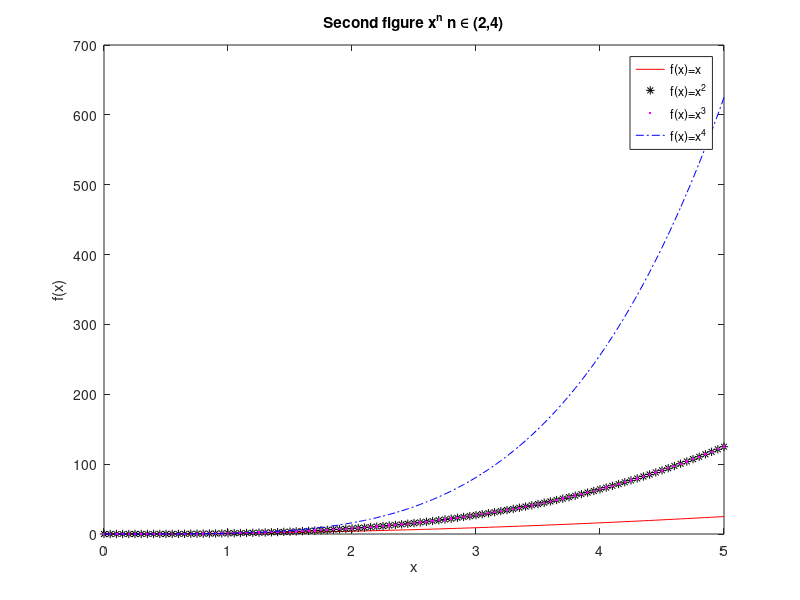

Reproduce this figure in MATLAB.
clear all;
close all;

x= 0:0.05:5;
y1=x.^2;
y2=x.^3;
y3=x.^3;
y4=x.^4;
plot(x,y1,'-r',x,y2,'*k',x,y3,'.m',x,y4,'-.b')
xlabel('x')
ylabel('f(x)')
legend('f(x)=x','f(x)=x^2', 'f(x)=x^3', 'f(x)=x^4')
title('Second figure x^n n \in (2,4)')


